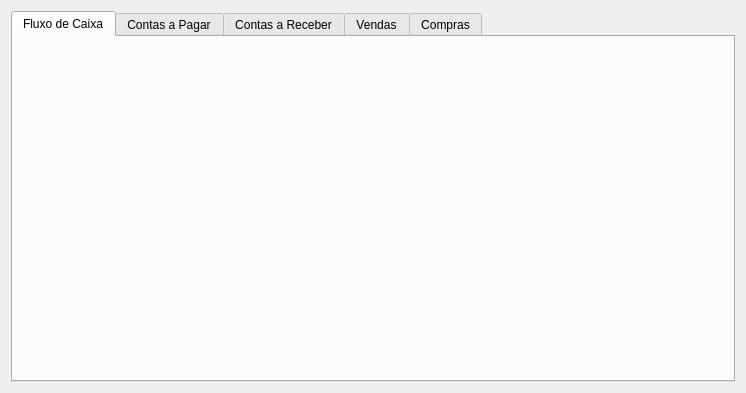
<?xml version="1.0" encoding="UTF-8"?>
<ui version="4.0">
 <class>WidgetFinanceiro</class>
 <widget class="QWidget" name="WidgetFinanceiro">
  <property name="geometry">
   <rect>
    <x>0</x>
    <y>0</y>
    <width>746</width>
    <height>393</height>
   </rect>
  </property>
  <property name="windowTitle">
   <string>Form</string>
  </property>
  <layout class="QGridLayout" name="gridLayout">
   <item row="0" column="0">
    <widget class="QTabWidget" name="tabWidget">
     <property name="currentIndex">
      <number>0</number>
     </property>
     <widget class="QWidget" name="tab_4">
      <attribute name="title">
       <string>Fluxo de Caixa</string>
      </attribute>
      <layout class="QGridLayout" name="gridLayout_7">
       <item row="0" column="1">
        <widget class="WidgetFluxoCaixa" name="widgetFluxoCaixa" native="true"/>
       </item>
      </layout>
     </widget>
     <widget class="QWidget" name="tab_2">
      <attribute name="title">
       <string>Contas a Pagar</string>
      </attribute>
      <layout class="QGridLayout" name="gridLayout_4">
       <item row="0" column="0">
        <widget class="WidgetPagamento" name="widgetPagar" native="true"/>
       </item>
      </layout>
     </widget>
     <widget class="QWidget" name="tab_3">
      <attribute name="title">
       <string>Contas a Receber</string>
      </attribute>
      <layout class="QGridLayout" name="gridLayout_5">
       <item row="0" column="0">
        <widget class="WidgetPagamento" name="widgetReceber" native="true"/>
       </item>
      </layout>
     </widget>
     <widget class="QWidget" name="tab_5">
      <attribute name="title">
       <string>Vendas</string>
      </attribute>
      <layout class="QGridLayout" name="gridLayout_8">
       <item row="0" column="0">
        <widget class="WidgetVenda" name="widgetVenda" native="true"/>
       </item>
      </layout>
     </widget>
     <widget class="QWidget" name="tab_6">
      <attribute name="title">
       <string>Compras</string>
      </attribute>
      <layout class="QGridLayout" name="gridLayout_9">
       <item row="0" column="0">
        <widget class="WidgetFinanceiroCompra" name="widgetCompra" native="true"/>
       </item>
      </layout>
     </widget>
    </widget>
   </item>
  </layout>
 </widget>
 <customwidgets>
  <customwidget>
   <class>WidgetVenda</class>
   <extends>QWidget</extends>
   <header>src/widgetvenda.h</header>
   <container>1</container>
  </customwidget>
  <customwidget>
   <class>WidgetFluxoCaixa</class>
   <extends>QWidget</extends>
   <header>src/widgetfluxocaixa.h</header>
   <container>1</container>
  </customwidget>
  <customwidget>
   <class>WidgetPagamento</class>
   <extends>QWidget</extends>
   <header>src/widgetpagamento.h</header>
   <container>1</container>
  </customwidget>
  <customwidget>
   <class>WidgetFinanceiroCompra</class>
   <extends>QWidget</extends>
   <header>src/widgetfinanceirocompra.h</header>
   <container>1</container>
  </customwidget>
 </customwidgets>
 <resources/>
 <connections/>
</ui>
